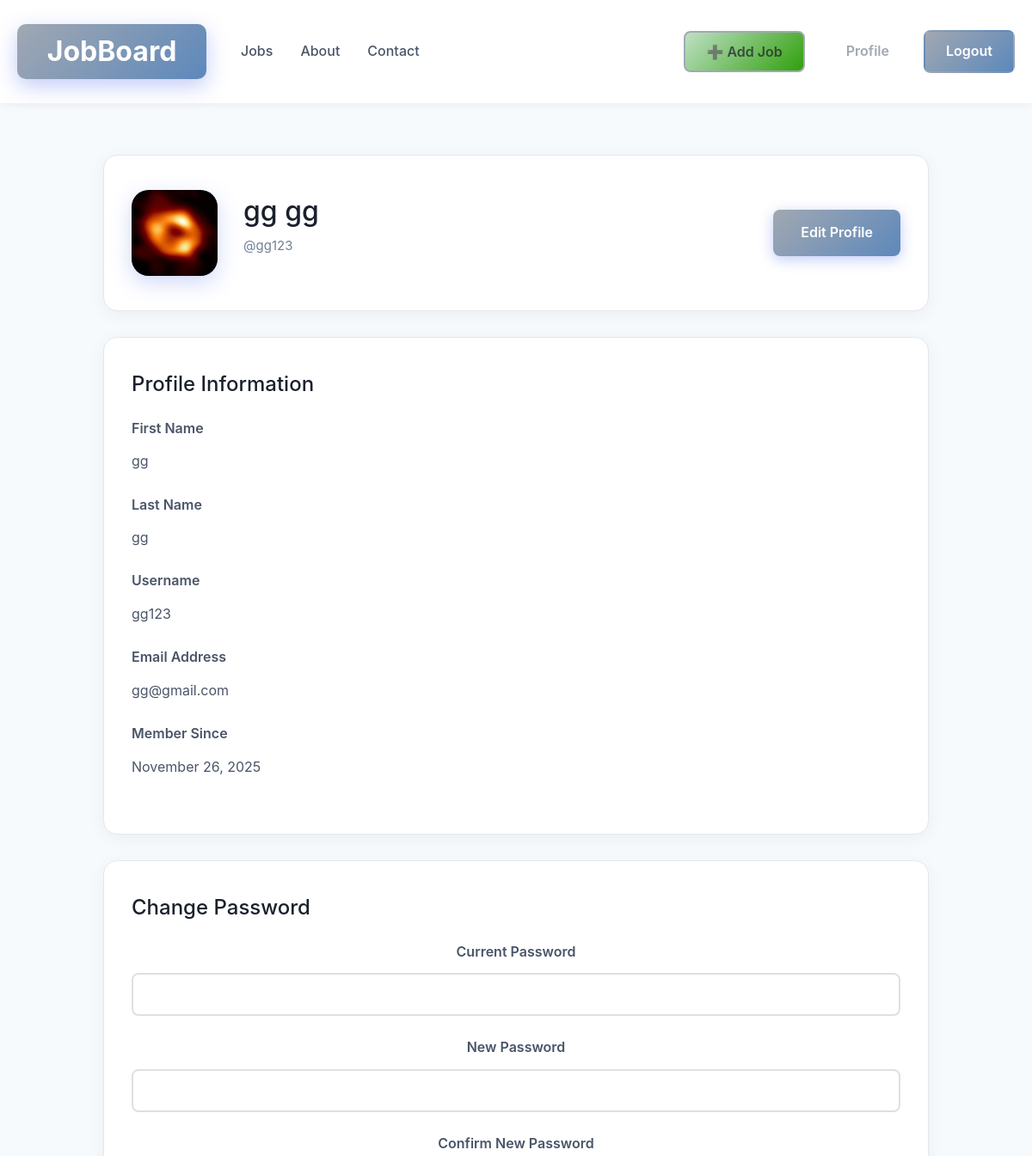
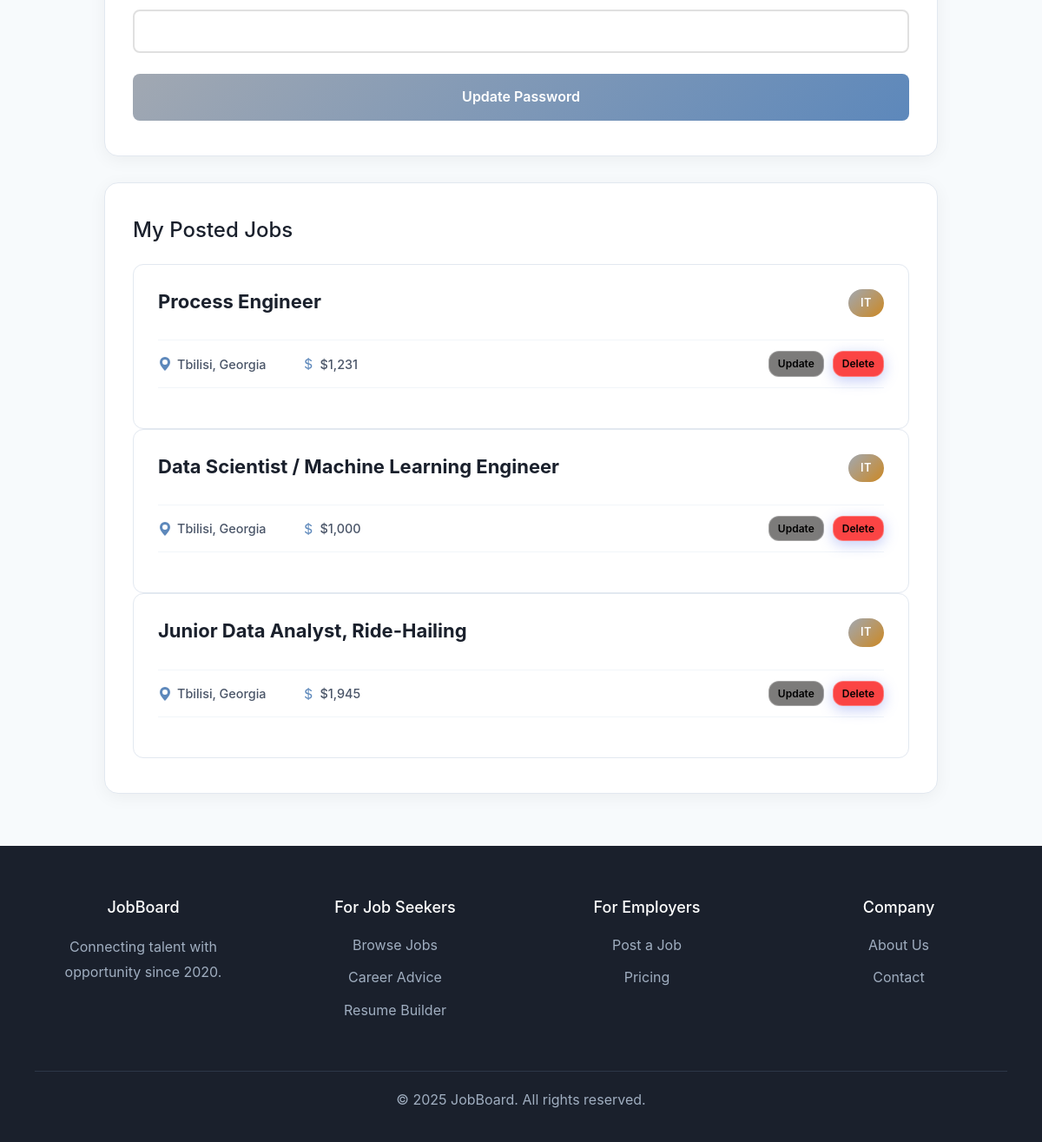
The app's page /profile (signed in) with its own data (2 pictures, top to bottom).
### models.py (models this page shows, shortened)
class User(db.Model,UserMixin):
    id=db.Column(db.Integer,primary_key=True)
    firstname = db.Column(db.String(20), nullable=False)
    lastname = db.Column(db.String(20), nullable=False)
    username = db.Column(db.String(20), unique=True, nullable=False)
    email = db.Column(db.String(50), unique=True, nullable=False)
    password = db.Column(db.String(60),nullable=False)
    image_file = db.Column(db.String(30), nullable=False, default='default.jpg')
    registration_date=db.Column(db.Date, nullable=False, default=date.today)
    jobs = db.relationship('Job', backref='author', lazy=True)

class Job(db.Model):
    id = db.Column(db.Integer, primary_key=True)
    title = db.Column(db.String(100), nullable=False)
    date_posted = db.Column(db.Date, nullable=False, default=date.today)
    date_expire = db.Column(db.Date, nullable=False, default=lambda: date.today() + timedelta(days=30))
    short_description = db.Column(db.Text, nullable=False)
    full_description = db.Column(db.Text, nullable=False)
    company = db.Column(db.String(100), nullable=False)
    salary = db.Column(db.Integer, nullable=True, default=1000)
    location = db.Column(db.String(100), nullable=False)
    category = db.Column(db.String(50), nullable=False)
    user_id = db.Column(db.Integer, db.ForeignKey('user.id'), nullable=False)

### routes.py (the view, shortened to what this page needs)
@app.route('/profile', methods=["GET", "POST"])
@login_required
def profile_page():
    update_form = UpdateProfileForm()
    password_form = UpdatePasswordForm()
    jobs = Job.query.filter_by(user_id=int(current_user.id))
    if update_form.validate_on_submit() and 'submit' in request.form:
        if update_form.image.data:
            image_file = save_profile_image(update_form.image.data)
            current_user.image_file = image_file
        current_user.firstname = update_form.firstname.data
        current_user.lastname = update_form.lastname.data
        current_user.username = update_form.username.data
        current_user.email = update_form.email.data
        try:
            db.session.commit()
            app.logger.info(f'Profile updated for user: {current_user.username}')
            flash('Your profile has been updated!', 'success')
            return redirect(url_for('profile_page'))
        except Exception as e:
            db.session.rollback()
            app.logger.error(f'Profile update failed for {current_user.username}: {str(e)}')
            flash('Error updating profile. Please try again.', 'danger')
    elif request.method == 'GET':
        update_form.firstname.data = current_user.firstname
        update_form.lastname.data = current_user.lastname
        update_form.username.data = current_user.username
        update_form.email.data = current_user.email
    return render_template('profile.html', user=current_user, jobs=jobs,
                         update_form=update_form, password_form=password_form)

### forms.py (shortened to what this page needs)
class UpdateProfileForm(FlaskForm):
    firstname = StringField(label='Firstname', validators=[DataRequired(), Length(max=30)])
    lastname = StringField(label='Lastname', validators=[DataRequired(), Length(max=30)])
    username = StringField(label='Username', validators=[DataRequired(), Length(min=3, max=20)])
    email = EmailField(label='Email Address', validators=[DataRequired(), Email(), Length(max=50)])
    image = FileField(label='Profile Picture', validators=[FileAllowed(['jpg', 'png', 'jpeg', 'svg'], 'Images only!')])
    submit = SubmitField(label='Save Changes')

class UpdatePasswordForm(FlaskForm):
    current_password = PasswordField(label='Current Password', validators=[DataRequired()])
    new_password = PasswordField(label='New Password', validators=[DataRequired(), Length(min=8, max=60)])
    confirm_password = PasswordField(label='Confirm New Password',
                                    validators=[DataRequired(), EqualTo('new_password', message='Passwords must match')])
    submit = SubmitField(label='Update Password')

### app.py (called while the page is built)
@login_manager.user_loader
def load_user(user_id):
    return User.query.get(int(user_id))

### templates/profile.html (shortened to what this page needs)
{% extends "base.html" %}
{% block content %}
<section style="padding: 60px 20px; background: #f7fafc; min-height: calc(100vh - 300px);">
    <div class="container" style="max-width: 1000px;">
        <div class="card" style="margin-bottom: 30px;">
            <div style="display: flex; align-items: center; gap: 30px;">
                <div class="avatar" style="width: 100px; height: 100px; font-size: 40px; border-radius: 20px; overflow: hidden;">
                    <img src="{{ url_for('static', filename='images/'+current_user.image_file) }}"
                         alt="Profile Picture"
                         style="width: 100%; height: 100%; object-fit: cover; object-position: center 30%;">
                </div>
                <div style="flex: 1;">
                    <h1 style="font-size: 32px; margin-bottom: 8px; color: #1a202c;">
                        {{ current_user.firstname }} {{ current_user.lastname }}
                    </h1>
                    <p style="color: #718096;">@{{ current_user.username }}</p>
                </div>
                <div>
                    <button class="btn-submit" onclick="toggleEditMode()" style="height: fit-content;">
                        Edit Profile
                    </button>
                </div>
            </div>
        </div>
        <div class="card">
            <h2 style="font-size: 24px; margin-bottom: 24px; color: #1a202c;">Profile Information</h2>
            <div id="viewMode">
                <div class="form-group">
                    <div class="form-label" style="text-align: left;">First Name</div>
                    <p style="color: #4a5568; font-size: 16px;">{{ current_user.firstname }}</p>
                </div>
                <div class="form-group">
                    <div class="form-label" style="text-align: left;">Last Name</div>
                    <p style="color: #4a5568; font-size: 16px;">{{ current_user.lastname }}</p>
                </div>
                <div class="form-group">
                    <div class="form-label" style="text-align: left;">Username</div>
                    <p style="color: #4a5568; font-size: 16px;">{{ current_user.username }}</p>
                </div>
                <div class="form-group">
                    <div class="form-label" style="text-align: left;">Email Address</div>
                    <p style="color: #4a5568; font-size: 16px;">{{ current_user.email }}</p>
                </div>
                <div class="form-group">
                    <div class="form-label" style="text-align: left;">Member Since</div>
                    <p style="color: #4a5568; font-size: 16px;">
                        {{ current_user.registration_date.strftime('%B %d, %Y') }}
                    </p>
                </div>
            </div>
        </div>
        <div class="card" style="margin-top: 30px;">
            <h2 style="font-size: 24px; margin-bottom: 24px; color: #1a202c;">Change Password</h2>
            <form method="POST" action="{{ url_for('profile_page') }}">
                <div class="form-group">
                    {{ password_form.current_password.label(class="form-label") }}
                    {{ password_form.current_password(class="form-input") }}
                </div>
                <div class="form-group">
                    {{ password_form.new_password.label(class="form-label") }}
                    {{ password_form.new_password(class="form-input") }}
                </div>
                <div class="form-group">
                    {{ password_form.confirm_password.label(class="form-label") }}
                    {{ password_form.confirm_password(class="form-input") }}
                </div>
                {{ password_form.submit(class="btn-submit") }}
            </form>
        </div>
        {% if jobs and jobs.count()>0 %}
            <div class="card" style="margin-top: 30px;">
                <h2 style="font-size: 24px; margin-bottom: 24px; color: #1a202c;">My Posted Jobs</h2>
                {% for job in jobs %}
                    <div class="job-card">
                        <div class="job-card-header">
                            <h3 class="job-title">{{ job.title }}</h3>
                            <span class="job-category-badge" style="margin-left:auto;">{{ job.category }}</span>
                        </div>
                        <div class="job-details">
                            <span class="job-detail-item">
                                <svg width="16" height="16" fill="currentColor" viewBox="0 0 16 16">
                                    <path d="M8 16s6-5.686 6-10A6 6 0 0 0 2 6c0 4.314 6 10 6 10zm0-7a3 3 0 1 1 0-6 3 3 0 0 1 0 6z"/>
                                </svg>
                                {{ job.location }}
                            </span>
                            <span class="job-detail-item">
                                ${{ "{:,}".format(job.salary) }}
                            </span>
                            <div class="right-actions">
                                <span class="update-tag">
                                    <a href="{{ url_for('update_job_page', job_id=job.id) }}" class="update-btn">Update</a>
                                </span>
                                <span class="delete-tag">
                                    <form id="deleteForm{{ job.id }}"
                                          action="{{ url_for('delete_job', job_id=job.id) }}"
                                          method="POST">
                                        <button type="button"
                                                class="delete-btn"
                                                data-job-id="{{ job.id }}"
                                                data-job-title="{{ job.title|escape }}"
                                                onclick="showDeleteModal(this)">
                                            Delete
                                        </button>
                                    </form>
                                </span>
                            </div>
                        </div>
                    </div>
                {% endfor %}
            </div>
        {% else %}
            <div class="card" style="margin-top: 30px;">
                <h2 style="font-size: 24px; margin-bottom: 24px; color: #1a202c;">My Posted Jobs</h2>
                <p style="color: #718096;">You haven't posted any jobs yet.</p>
            </div>
        {% endif %}
    </div>
</section>
{% endblock %}

### static/css/style.css (style rules this page uses)
* { margin: 0; padding: 0; box-sizing: border-box; }
body { font-family: -apple-system, BlinkMacSystemFont, 'Segoe UI', Roboto, Oxygen, Ubuntu, Cantarell, sans-serif; line-height: 1.6; color: #2d3748; min-height: 100vh; display: flex; flex-direction: column; }
body > nav, body > section, body > main, body > div:not(.footer) { flex-shrink: 0; }
.container { max-width: 1200px; margin: 0 auto; padding: 0 20px; }
.card { background: white; padding: 40px 32px; border-radius: 16px; box-shadow: 0 4px 20px rgba(0, 0, 0, 0.05); transition: all 0.3s ease; border: 1px solid #e2e8f0; }
.card h3 { font-size: 22px; margin-bottom: 12px; color: #1a202c; }
.card p { color: #718096; line-height: 1.7; font-size: 15px; }
.form-group { margin-bottom: 24px; }
.form-label { display: block; font-size: 14px; font-weight: 600; color: #4a5568; margin-bottom: 8px; }
.form-input, .form-textarea, .form-select { width: 100%; padding: 14px 16px; border: 2px solid #e2e8f0; border-radius: 8px; font-size: 15px; transition: all 0.3s ease; background: white; font-family: inherit; }
.form-label { text-align: center; margin-bottom: 12px; font-weight: 600; font-size: 16px; }
.form-input { width: 100%; padding: 12px; border: 2px solid #e0e0e0; border-radius: 8px; font-size: 14px; text-align: center; }
.btn-submit { background: linear-gradient(135deg, #A1A8B2 0%, #5D88BB 100%); color: white; border: none; padding: 14px 32px; border-radius: 8px; font-weight: 600; cursor: pointer; transition: all 0.3s ease; font-size: 16px; }
label { display: block; font-size: 14px; font-weight: 600; color: #4a5568; margin-bottom: 8px; }
input { width: 100%; padding: 14px 16px; border: 2px solid #e2e8f0; border-radius: 12px; font-size: 15px; transition: all 0.3s ease; background: white; }
input::placeholder { color: #a0aec0; }
button { width: 100%; padding: 16px; background: linear-gradient(135deg, #A1A8B2 0%, #5D88BB 100%); color: white; border: none; border-radius: 12px; font-size: 16px; font-weight: 600; cursor: pointer; transition: all 0.3s ease; box-shadow: 0 4px 16px rgba(102, 126, 234, 0.4); }
.avatar { width: 120px; height: 120px; margin: 0 auto; background: linear-gradient(135deg, #A1A8B2 0%, #5D88BB 100%); border-radius: 50%; display: flex; align-items: center; justify-content: center; color: white; font-size: 32px; font-weight: 700; box-shadow: 0 8px 24px rgba(102, 126, 234, 0.3); }
.job-card { padding: 28px; border: 1px solid #e2e8f0; border-radius: 12px; transition: all 0.3s; background: white; }
.job-card-header { display: flex; gap: 16px; margin-bottom: 18px; align-items: flex-start; }
.job-title { font-size: 1.3rem; font-weight: 700; color: #2d3748; margin-bottom: 6px; line-height: 1.3; }
.job-category-badge { padding: 6px 14px; background: linear-gradient(135deg, #A1A8B2 0%, #cc8823 100%); color: white; border-radius: 20px; font-size: 0.8rem; font-weight: 600; text-transform: uppercase; letter-spacing: 0.5px; white-space: nowrap; }
.job-details { display: flex; flex-wrap: wrap; gap: 40px; margin-bottom: 18px; padding: 12px 0; border-top: 1px solid #f1f5f9; border-bottom: 1px solid #f1f5f9; }
.job-detail-item { display: flex; align-items: center; gap: 6px; font-size: 0.9rem; color: #4a5568; font-weight: 500; }
.job-detail-item svg { flex-shrink: 0; color: #5D88BB; }
.right-actions { margin-left: auto; display: flex; gap: 10px; }
.update-tag a, .update-btn { padding: 4px 10px; background: rgba(77, 76, 74, 0.733); color: rgb(0, 0, 0); text-decoration: none; border-radius: 12px; font-size: 0.75rem; font-weight: 600; transition: all 0.2s; border: 1px solid rgba(255, 255, 255, 0.3); display: inline-block; width: 100%; cursor: pointer; }
.delete-tag a, .delete-tag button, .delete-btn { padding: 4px 10px; background: rgba(250, 0, 0, 0.733); color: rgb(0, 0, 0); text-decoration: none; border-radius: 12px; font-size: 0.75rem; font-weight: 600; transition: all 0.2s; border: 1px solid rgba(255, 255, 255, 0.3); display: inline-block; width: 100%; cursor: pointer; }

### records on screen
User: image_file (picture), firstname "gg", lastname "gg", username "gg123", email "gg@gmail.com", registration_date "November 26, 2025"
Job: title "Process Engineer", category "IT", location "Tbilisi, Georgia", salary "1,231"
Job: title "Data Scientist / Machine Learning Engineer", category "IT", location "Tbilisi, Georgia", salary "1,000"
Job: title "Junior Data Analyst, Ride-Hailing", category "IT", location "Tbilisi, Georgia", salary "1,945"

### other values on screen
{{ password_form.current_password.label(class="form-label") }} "Current Password"
{{ password_form.new_password.label(class="form-label") }} "New Password"
{{ password_form.confirm_password.label(class="form-label") }} "Confirm New Password"
